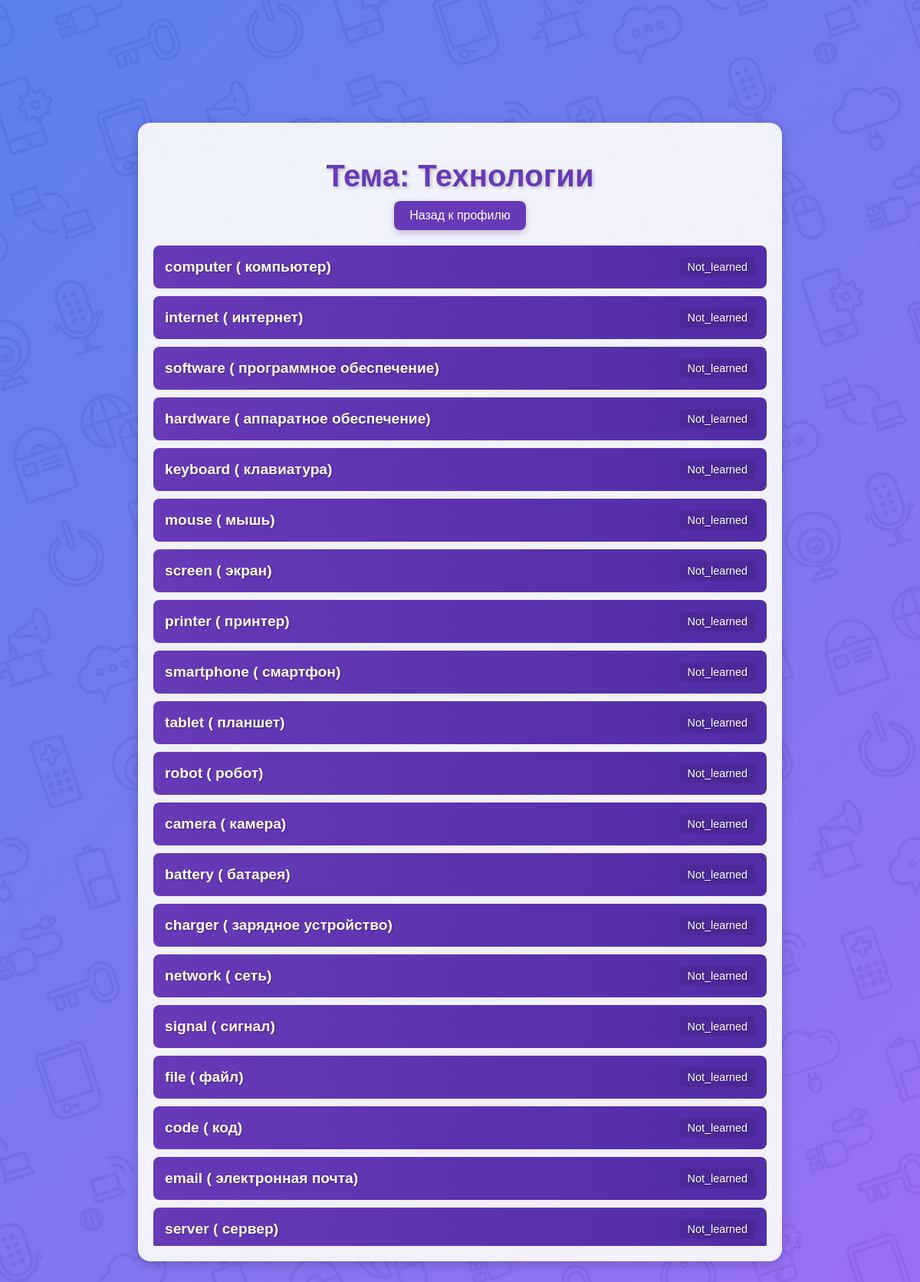
/auth/topic/3/ (signed in), run on the app's committed database.
### flashcards/models.py (models this page shows, shortened)
class Topic(models.Model):
    name = models.CharField(max_length=100, unique=True)

class Card(models.Model):
    word = models.CharField(max_length=100)
    translation = models.CharField(max_length=100)
    transcription = models.CharField(max_length=100)
    topic = models.ForeignKey(Topic, on_delete=models.CASCADE, related_name='cards')

class UserCardProgress(models.Model):
    STATUS_CHOICES = [
        ("learned", "Выучено"),
        ("needs_review", "Нуждается в повторении"),
        ("not_learned", "Не выучено"),
    ]
    user = models.ForeignKey(User, on_delete=models.CASCADE)
    card = models.ForeignKey(Card, on_delete=models.CASCADE)
    status = models.CharField(max_length=20, choices=STATUS_CHOICES, default="not_learned")
    correct_streak = models.IntegerField(default=0)  # Счетчик правильных ответов подряд
    mistakes = models.IntegerField(default=0)  # Количество ошибок
    total_attempts = models.IntegerField(default=0)  # Общее количество попыток

### flashcards/views.py (the view)
# urls.py: path('topic/<int:topic_id>/', views.topic_details, name='topic_details'),
@login_required
def topic_details(request, topic_id):
    topic = Topic.objects.get(id=topic_id)
    words = Card.objects.filter(topic=topic)
    word_stats = []
    for word in words:
        user_progress = word.usercardprogress_set.filter(user=request.user).first()
        status = user_progress.status if user_progress else "not_learned"
        word_stats.append({
            'word': word.word,
            'translation': word.translation,
            'status': status
        })
    return render(request, 'flashcards/topic_details.html', {'topic': topic, 'word_stats': word_stats})

### flashcards/templates/flashcards/topic_details.html (shortened to what this page needs)
{% load static %}
<!DOCTYPE html>
<html lang="en">
<head>
    <link rel="stylesheet" href="{% static 'flashcards/css/style.css' %}">
</head>
<body class="topic-details-page">
    <div class="details-container">
        <h1 class="details-title">Тема: {{ topic.name }}</h1>
        <a href="{% url 'profile' %}" class="details-back-button">Назад к профилю</a>
        <div class="details-word-list">
            {% for word in word_stats %}
            <div class="details-word-item">
                <span class="details-word-text">{{ word.word }} ({{ word.translation }})</span>
                <span class="details-word-status">{{ word.status }}</span>
            </div>
            {% endfor %}
        </div>
    </div>
</body>
</html>

### flashcards/static/flashcards/css/style.css (style rules this page uses)
body { margin: 0; font-family: 'Arial', sans-serif; display: flex; justify-content: center; align-items: center; height: 100vh; background: linear-gradient(to bottom, rgba(36, 87, 228, 0.75), rgba(123, 62, 244, 0.75)), url('../images/background.png'); background-size: cover; background-position: center; color: #fff; }
.topic-details-page { margin: 0; font-family: 'Arial', sans-serif; background: linear-gradient(135deg, rgba(36, 87, 228, 0.75), rgba(123, 62, 244, 0.75)), url('../images/background.png'); background-size: cover; background-position: center; color: #fff; display: flex; justify-content: center; align-items: center; min-height: 100vh; overflow: hidden; }
.details-container { width: 90%; max-width: 800px; background: rgba(255, 255, 255, 0.9); border-radius: 16px; box-shadow: 0 4px 15px rgba(0, 0, 0, 0.2); padding: 20px; display: flex; flex-direction: column; align-items: center; overflow-y: auto; max-height: 80%; }
.details-title { font-size: 2.5rem; color: #673ab7; margin-bottom: 10px; text-align: center; text-shadow: 2px 2px 4px rgba(0, 0, 0, 0.2); }
.details-back-button { font-size: 1rem; color: white; background-color: #673ab7; text-decoration: none; padding: 10px 20px; border-radius: 8px; margin-bottom: 20px; box-shadow: 0 4px 10px rgba(0, 0, 0, 0.2); transition: background-color 0.3s ease, transform 0.2s ease; }
.details-word-list { width: 100%; display: flex; flex-direction: column; gap: 10px; overflow-y: auto; }
.details-word-item { background: linear-gradient(to right, #673ab7, #512da8); padding: 15px; border-radius: 8px; color: white; font-size: 1.2rem; display: flex; justify-content: space-between; align-items: center; text-shadow: 1px 1px 2px rgba(0, 0, 0, 0.3); transition: transform 0.3s ease, box-shadow 0.3s ease; }
.details-word-text { font-weight: bold; font-size: 1.2rem; }
.details-word-status { background: rgba(0, 0, 0, 0.1); color: white; padding: 5px 10px; border-radius: 5px; font-size: 0.9rem; text-transform: capitalize; text-align: center; }

### data on the page
Topic: name "Технологии"
Card: word "computer", translation "компьютер"
UserCardProgress: status "Not_learned"
Card: word "internet", translation "интернет"
UserCardProgress: status "Not_learned"
Card: word "software", translation "программное обеспечение"
UserCardProgress: status "Not_learned"
Card: word "hardware", translation "аппаратное обеспечение"
UserCardProgress: status "Not_learned"
Card: word "keyboard", translation "клавиатура"
UserCardProgress: status "Not_learned"
Card: word "mouse", translation "мышь"
UserCardProgress: status "Not_learned"
Card: word "screen", translation "экран"
UserCardProgress: status "Not_learned"
Card: word "printer", translation "принтер"
UserCardProgress: status "Not_learned"
Card: word "smartphone", translation "смартфон"
UserCardProgress: status "Not_learned"
Card: word "tablet", translation "планшет"
UserCardProgress: status "Not_learned"
Card: word "robot", translation "робот"
UserCardProgress: status "Not_learned"
Card: word "camera", translation "камера"
UserCardProgress: status "Not_learned"
Card: word "battery", translation "батарея"
UserCardProgress: status "Not_learned"
Card: word "charger", translation "зарядное устройство"
UserCardProgress: status "Not_learned"
Card: word "network", translation "сеть"
UserCardProgress: status "Not_learned"
Card: word "signal", translation "сигнал"
UserCardProgress: status "Not_learned"
Card: word "file", translation "файл"
UserCardProgress: status "Not_learned"
Card: word "code", translation "код"
UserCardProgress: status "Not_learned"
Card: word "email", translation "электронная почта"
UserCardProgress: status "Not_learned"
Card: word "server", translation "сервер"
UserCardProgress: status "Not_learned"
